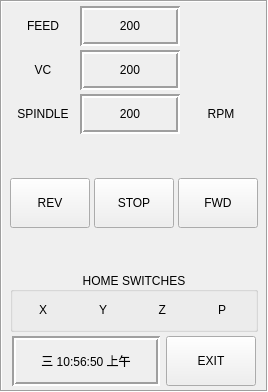
         <widget class="QFrame" name="Status_frame">
          <property name="sizePolicy">
           <sizepolicy hsizetype="Preferred" vsizetype="Preferred">
            <horstretch>0</horstretch>
            <verstretch>0</verstretch>
           </sizepolicy>
          </property>
          <property name="minimumSize">
           <size>
            <width>0</width>
            <height>0</height>
           </size>
          </property>
          <property name="maximumSize">
           <size>
            <width>16777215</width>
            <height>16777215</height>
           </size>
          </property>
          <property name="frameShape">
           <enum>QFrame::Box</enum>
          </property>
          <property name="frameShadow">
           <enum>QFrame::Sunken</enum>
          </property>
          <layout class="QVBoxLayout" name="verticalLayout_5">
           <property name="spacing">
            <number>4</number>
           </property>
           <property name="leftMargin">
            <number>8</number>
           </property>
           <property name="topMargin">
            <number>4</number>
           </property>
           <property name="rightMargin">
            <number>8</number>
           </property>
           <property name="bottomMargin">
            <number>4</number>
           </property>
           <item>
            <widget class="QWidget" name="widget_speeds" native="true">
             <layout class="QGridLayout" name="gridLayout_5">
              <property name="leftMargin">
               <number>0</number>
              </property>
              <property name="topMargin">
               <number>0</number>
              </property>
              <property name="rightMargin">
               <number>0</number>
              </property>
              <property name="bottomMargin">
               <number>0</number>
              </property>
              <property name="spacing">
               <number>4</number>
              </property>
              <item row="0" column="0">
               <widget class="QLabel" name="label_feed">
                <property name="sizePolicy">
                 <sizepolicy hsizetype="Preferred" vsizetype="Fixed">
                  <horstretch>0</horstretch>
                  <verstretch>0</verstretch>
                 </sizepolicy>
                </property>
                <property name="minimumSize">
                 <size>
                  <width>0</width>
                  <height>40</height>
                 </size>
                </property>
                <property name="maximumSize">
                 <size>
                  <width>105</width>
                  <height>40</height>
                 </size>
                </property>
                <property name="text">
                 <string>FEED</string>
                </property>
                <property name="alignment">
                 <set>Qt::AlignCenter</set>
                </property>
               </widget>
              </item>
              <item row="1" column="0">
               <widget class="QLabel" name="label_vc">
                <property name="sizePolicy">
                 <sizepolicy hsizetype="Preferred" vsizetype="Fixed">
                  <horstretch>0</horstretch>
                  <verstretch>0</verstretch>
                 </sizepolicy>
                </property>
                <property name="minimumSize">
                 <size>
                  <width>0</width>
                  <height>40</height>
                 </size>
                </property>
                <property name="maximumSize">
                 <size>
                  <width>105</width>
                  <height>40</height>
                 </size>
                </property>
                <property name="text">
                 <string>VC</string>
                </property>
                <property name="alignment">
                 <set>Qt::AlignCenter</set>
                </property>
               </widget>
              </item>
              <item row="0" column="1">
               <widget class="StatusLabel" name="statuslabel_feed">
                <property name="sizePolicy">
                 <sizepolicy hsizetype="Fixed" vsizetype="Fixed">
                  <horstretch>0</horstretch>
                  <verstretch>0</verstretch>
                 </sizepolicy>
                </property>
                <property name="minimumSize">
                 <size>
                  <width>100</width>
                  <height>40</height>
                 </size>
                </property>
                <property name="maximumSize">
                 <size>
                  <width>100</width>
                  <height>40</height>
                 </size>
                </property>
                <property name="frameShape">
                 <enum>QFrame::Box</enum>
                </property>
                <property name="frameShadow">
                 <enum>QFrame::Sunken</enum>
                </property>
                <property name="lineWidth">
                 <number>2</number>
                </property>
                <property name="text">
                 <string>200</string>
                </property>
                <property name="alignment">
                 <set>Qt::AlignCenter</set>
                </property>
                <property name="textTemplate" stdset="0">
                 <string>%d</string>
                </property>
                <property name="alt_textTemplate" stdset="0">
                 <string>%d</string>
                </property>
                <property name="current_feedrate_status" stdset="0">
                 <bool>true</bool>
                </property>
               </widget>
              </item>
              <item row="1" column="2">
               <widget class="StateLabel" name="statelabel_vc">
                <property name="sizePolicy">
                 <sizepolicy hsizetype="Fixed" vsizetype="Fixed">
                  <horstretch>0</horstretch>
                  <verstretch>0</verstretch>
                 </sizepolicy>
                </property>
                <property name="minimumSize">
                 <size>
                  <width>74</width>
                  <height>40</height>
                 </size>
                </property>
                <property name="maximumSize">
                 <size>
                  <width>74</width>
                  <height>40</height>
                 </size>
                </property>
                <property name="styleSheet">
                 <string notr="true">    background: transparent;
    border-style:none;
</string>
                </property>
                <property name="alignment">
                 <set>Qt::AlignCenter</set>
                </property>
                <property name="true_textTemplate" stdset="0">
                 <string>M/MIN</string>
                </property>
                <property name="false_textTemplate" stdset="0">
                 <string>FT/MIN</string>
                </property>
               </widget>
              </item>
              <item row="1" column="1">
               <widget class="StatusLabel" name="statuslabel_vc">
                <property name="sizePolicy">
                 <sizepolicy hsizetype="Fixed" vsizetype="Fixed">
                  <horstretch>0</horstretch>
                  <verstretch>0</verstretch>
                 </sizepolicy>
                </property>
                <property name="minimumSize">
                 <size>
                  <width>100</width>
                  <height>40</height>
                 </size>
                </property>
                <property name="maximumSize">
                 <size>
                  <width>100</width>
                  <height>40</height>
                 </size>
                </property>
                <property name="frameShape">
                 <enum>QFrame::Box</enum>
                </property>
                <property name="frameShadow">
                 <enum>QFrame::Sunken</enum>
                </property>
                <property name="lineWidth">
                 <number>2</number>
                </property>
                <property name="text">
                 <string>200</string>
                </property>
                <property name="alignment">
                 <set>Qt::AlignCenter</set>
                </property>
                <property name="textTemplate" stdset="0">
                 <string>%d</string>
                </property>
                <property name="alt_textTemplate" stdset="0">
                 <string>%d</string>
                </property>
                <property name="feed_override_status" stdset="0">
                 <bool>false</bool>
                </property>
                <property name="actual_surface_speed_status" stdset="0">
                 <bool>true</bool>
                </property>
               </widget>
              </item>
              <item row="0" column="2">
               <widget class="StateLabel" name="statelabel_feed">
                <property name="sizePolicy">
                 <sizepolicy hsizetype="Fixed" vsizetype="Fixed">
                  <horstretch>0</horstretch>
                  <verstretch>0</verstretch>
                 </sizepolicy>
                </property>
                <property name="minimumSize">
                 <size>
                  <width>74</width>
                  <height>40</height>
                 </size>
                </property>
                <property name="maximumSize">
                 <size>
                  <width>74</width>
                  <height>40</height>
                 </size>
                </property>
                <property name="styleSheet">
                 <string notr="true">    background: transparent;
    border-style:none;
</string>
                </property>
                <property name="alignment">
                 <set>Qt::AlignCenter</set>
                </property>
                <property name="true_textTemplate" stdset="0">
                 <string>MM/MIN</string>
                </property>
                <property name="false_textTemplate" stdset="0">
                 <string>IN/MIN</string>
                </property>
               </widget>
              </item>
              <item row="2" column="0">
               <widget class="QLabel" name="label_3">
                <property name="sizePolicy">
                 <sizepolicy hsizetype="Preferred" vsizetype="Fixed">
                  <horstretch>0</horstretch>
                  <verstretch>0</verstretch>
                 </sizepolicy>
                </property>
                <property name="minimumSize">
                 <size>
                  <width>0</width>
                  <height>40</height>
                 </size>
                </property>
                <property name="maximumSize">
                 <size>
                  <width>105</width>
                  <height>40</height>
                 </size>
                </property>
                <property name="text">
                 <string>SPINDLE</string>
                </property>
                <property name="alignment">
                 <set>Qt::AlignCenter</set>
                </property>
               </widget>
              </item>
              <item row="2" column="1">
               <widget class="StatusLabel" name="label_spindle_rpm">
                <property name="sizePolicy">
                 <sizepolicy hsizetype="Fixed" vsizetype="Fixed">
                  <horstretch>0</horstretch>
                  <verstretch>0</verstretch>
                 </sizepolicy>
                </property>
                <property name="minimumSize">
                 <size>
                  <width>100</width>
                  <height>40</height>
                 </size>
                </property>
                <property name="maximumSize">
                 <size>
                  <width>100</width>
                  <height>40</height>
                 </size>
                </property>
                <property name="frameShape">
                 <enum>QFrame::Box</enum>
                </property>
                <property name="frameShadow">
                 <enum>QFrame::Sunken</enum>
                </property>
                <property name="lineWidth">
                 <number>2</number>
                </property>
                <property name="text">
                 <string>200</string>
                </property>
                <property name="alignment">
                 <set>Qt::AlignCenter</set>
                </property>
                <property name="textTemplate" stdset="0">
                 <string>%d</string>
                </property>
                <property name="alt_textTemplate" stdset="0">
                 <string>%d</string>
                </property>
                <property name="actual_spindle_speed_status" stdset="0">
                 <bool>true</bool>
                </property>
               </widget>
              </item>
              <item row="2" column="2">
               <widget class="QLabel" name="lbl_rpm_units">
                <property name="sizePolicy">
                 <sizepolicy hsizetype="Fixed" vsizetype="Fixed">
                  <horstretch>0</horstretch>
                  <verstretch>0</verstretch>
                 </sizepolicy>
                </property>
                <property name="minimumSize">
                 <size>
                  <width>74</width>
                  <height>40</height>
                 </size>
                </property>
                <property name="maximumSize">
                 <size>
                  <width>74</width>
                  <height>40</height>
                 </size>
                </property>
                <property name="text">
                 <string>RPM</string>
                </property>
                <property name="alignment">
                 <set>Qt::AlignCenter</set>
                </property>
                <property name="wordWrap">
                 <bool>false</bool>
                </property>
                <property name="indent">
                 <number>0</number>
                </property>
               </widget>
              </item>
             </layout>
            </widget>
           </item>
           <item>
            <spacer name="verticalSpacer_12">
             <property name="orientation">
              <enum>Qt::Vertical</enum>
             </property>
             <property name="sizeHint" stdset="0">
              <size>
               <width>20</width>
               <height>40</height>
              </size>
             </property>
            </spacer>
           </item>
           <item>
            <widget class="QWidget" name="widget_spindle_control" native="true">
             <layout class="QHBoxLayout" name="horizontalLayout_16">
              <property name="spacing">
               <number>4</number>
              </property>
              <property name="leftMargin">
               <number>0</number>
              </property>
              <property name="topMargin">
               <number>0</number>
              </property>
              <property name="rightMargin">
               <number>0</number>
              </property>
              <property name="bottomMargin">
               <number>0</number>
              </property>
              <item>
               <widget class="ActionButton" name="spindle_rev_button">
                <property name="sizePolicy">
                 <sizepolicy hsizetype="Fixed" vsizetype="Fixed">
                  <horstretch>0</horstretch>
                  <verstretch>0</verstretch>
                 </sizepolicy>
                </property>
                <property name="minimumSize">
                 <size>
                  <width>80</width>
                  <height>50</height>
                 </size>
                </property>
                <property name="maximumSize">
                 <size>
                  <width>80</width>
                  <height>50</height>
                 </size>
                </property>
                <property name="focusPolicy">
                 <enum>Qt::NoFocus</enum>
                </property>
                <property name="styleSheet">
                 <string notr="true"/>
                </property>
                <property name="text">
                 <string>REV</string>
                </property>
                <property name="icon">
                 <iconset>
                  <normaloff>:/images/ccw_arrow.png</normaloff>:/images/ccw_arrow.png</iconset>
                </property>
                <property name="iconSize">
                 <size>
                  <width>18</width>
                  <height>18</height>
                 </size>
                </property>
                <property name="checkable">
                 <bool>false</bool>
                </property>
                <property name="autoExclusive">
                 <bool>false</bool>
                </property>
                <property name="spindle_rev_action" stdset="0">
                 <bool>true</bool>
                </property>
                <property name="option" stdset="0">
                 <bool>true</bool>
                </property>
                <attribute name="buttonGroup">
                 <string notr="true">spindle_buttonGroup</string>
                </attribute>
               </widget>
              </item>
              <item>
               <widget class="ActionButton" name="spindle_stop_button">
                <property name="sizePolicy">
                 <sizepolicy hsizetype="Fixed" vsizetype="Fixed">
                  <horstretch>0</horstretch>
                  <verstretch>0</verstretch>
                 </sizepolicy>
                </property>
                <property name="minimumSize">
                 <size>
                  <width>80</width>
                  <height>50</height>
                 </size>
                </property>
                <property name="maximumSize">
                 <size>
                  <width>80</width>
                  <height>50</height>
                 </size>
                </property>
                <property name="focusPolicy">
                 <enum>Qt::NoFocus</enum>
                </property>
                <property name="text">
                 <string>STOP</string>
                </property>
                <property name="checkable">
                 <bool>false</bool>
                </property>
                <property name="checked">
                 <bool>false</bool>
                </property>
                <property name="autoExclusive">
                 <bool>false</bool>
                </property>
                <property name="spindle_stop_action" stdset="0">
                 <bool>true</bool>
                </property>
                <attribute name="buttonGroup">
                 <string notr="true">spindle_buttonGroup</string>
                </attribute>
               </widget>
              </item>
              <item>
               <widget class="ActionButton" name="spindle_fwd_button">
                <property name="sizePolicy">
                 <sizepolicy hsizetype="Fixed" vsizetype="Fixed">
                  <horstretch>0</horstretch>
                  <verstretch>0</verstretch>
                 </sizepolicy>
                </property>
                <property name="minimumSize">
                 <size>
                  <width>80</width>
                  <height>50</height>
                 </size>
                </property>
                <property name="maximumSize">
                 <size>
                  <width>80</width>
                  <height>50</height>
                 </size>
                </property>
                <property name="focusPolicy">
                 <enum>Qt::NoFocus</enum>
                </property>
                <property name="layoutDirection">
                 <enum>Qt::LeftToRight</enum>
                </property>
                <property name="text">
                 <string>FWD</string>
                </property>
                <property name="icon">
                 <iconset>
                  <normaloff>:/images/cw_arrow.png</normaloff>:/images/cw_arrow.png</iconset>
                </property>
                <property name="iconSize">
                 <size>
                  <width>18</width>
                  <height>18</height>
                 </size>
                </property>
                <property name="checkable">
                 <bool>false</bool>
                </property>
                <property name="autoExclusive">
                 <bool>false</bool>
                </property>
                <property name="spindle_fwd_action" stdset="0">
                 <bool>true</bool>
                </property>
                <property name="option" stdset="0">
                 <bool>true</bool>
                </property>
                <attribute name="buttonGroup">
                 <string notr="true">spindle_buttonGroup</string>
                </attribute>
               </widget>
              </item>
             </layout>
            </widget>
           </item>
           <item>
            <spacer name="verticalSpacer_9">
             <property name="orientation">
              <enum>Qt::Vertical</enum>
             </property>
             <property name="sizeHint" stdset="0">
              <size>
               <width>20</width>
               <height>40</height>
              </size>
             </property>
            </spacer>
           </item>
           <item>
            <widget class="QGroupBox" name="groupBox_homes">
             <property name="sizePolicy">
              <sizepolicy hsizetype="Preferred" vsizetype="Fixed">
               <horstretch>0</horstretch>
               <verstretch>0</verstretch>
              </sizepolicy>
             </property>
             <property name="minimumSize">
              <size>
               <width>0</width>
               <height>60</height>
              </size>
             </property>
             <property name="maximumSize">
              <size>
               <width>16777215</width>
               <height>60</height>
              </size>
             </property>
             <property name="title">
              <string>HOME SWITCHES</string>
             </property>
             <property name="alignment">
              <set>Qt::AlignCenter</set>
             </property>
             <layout class="QHBoxLayout" name="horizontalLayout_14">
              <property name="spacing">
               <number>4</number>
              </property>
              <property name="leftMargin">
               <number>4</number>
              </property>
              <property name="topMargin">
               <number>0</number>
              </property>
              <property name="rightMargin">
               <number>4</number>
              </property>
              <property name="bottomMargin">
               <number>0</number>
              </property>
              <item>
               <widget class="QLabel" name="label_10">
                <property name="sizePolicy">
                 <sizepolicy hsizetype="Fixed" vsizetype="Fixed">
                  <horstretch>0</horstretch>
                  <verstretch>0</verstretch>
                 </sizepolicy>
                </property>
                <property name="minimumSize">
                 <size>
                  <width>30</width>
                  <height>30</height>
                 </size>
                </property>
                <property name="maximumSize">
                 <size>
                  <width>30</width>
                  <height>30</height>
                 </size>
                </property>
                <property name="text">
                 <string>X</string>
                </property>
                <property name="alignment">
                 <set>Qt::AlignRight|Qt::AlignTrailing|Qt::AlignVCenter</set>
                </property>
               </widget>
              </item>
              <item>
               <widget class="LED" name="hal_led_home_x">
                <property name="diameter">
                 <number>12</number>
                </property>
               </widget>
              </item>
              <item>
               <widget class="QLabel" name="label_11">
                <property name="sizePolicy">
                 <sizepolicy hsizetype="Fixed" vsizetype="Fixed">
                  <horstretch>0</horstretch>
                  <verstretch>0</verstretch>
                 </sizepolicy>
                </property>
                <property name="minimumSize">
                 <size>
                  <width>30</width>
                  <height>30</height>
                 </size>
                </property>
                <property name="maximumSize">
                 <size>
                  <width>30</width>
                  <height>30</height>
                 </size>
                </property>
                <property name="text">
                 <string>Y</string>
                </property>
                <property name="alignment">
                 <set>Qt::AlignRight|Qt::AlignTrailing|Qt::AlignVCenter</set>
                </property>
               </widget>
              </item>
              <item>
               <widget class="LED" name="hal_led_home_y">
                <property name="diameter">
                 <number>12</number>
                </property>
               </widget>
              </item>
              <item>
               <widget class="QLabel" name="label_12">
                <property name="sizePolicy">
                 <sizepolicy hsizetype="Fixed" vsizetype="Fixed">
                  <horstretch>0</horstretch>
                  <verstretch>0</verstretch>
                 </sizepolicy>
                </property>
                <property name="minimumSize">
                 <size>
                  <width>30</width>
                  <height>30</height>
                 </size>
                </property>
                <property name="maximumSize">
                 <size>
                  <width>30</width>
                  <height>30</height>
                 </size>
                </property>
                <property name="text">
                 <string>Z</string>
                </property>
                <property name="alignment">
                 <set>Qt::AlignRight|Qt::AlignTrailing|Qt::AlignVCenter</set>
                </property>
               </widget>
              </item>
              <item>
               <widget class="LED" name="hal_led_home_z">
                <property name="diameter">
                 <number>12</number>
                </property>
               </widget>
              </item>
              <item>
               <widget class="QLabel" name="label_13">
                <property name="sizePolicy">
                 <sizepolicy hsizetype="Fixed" vsizetype="Fixed">
                  <horstretch>0</horstretch>
                  <verstretch>0</verstretch>
                 </sizepolicy>
                </property>
                <property name="minimumSize">
                 <size>
                  <width>30</width>
                  <height>30</height>
                 </size>
                </property>
                <property name="maximumSize">
                 <size>
                  <width>30</width>
                  <height>30</height>
                 </size>
                </property>
                <property name="text">
                 <string>P</string>
                </property>
                <property name="alignment">
                 <set>Qt::AlignRight|Qt::AlignTrailing|Qt::AlignVCenter</set>
                </property>
               </widget>
              </item>
              <item>
               <widget class="LED" name="hal_led_home_p">
                <property name="diameter">
                 <number>12</number>
                </property>
               </widget>
              </item>
             </layout>
            </widget>
           </item>
           <item>
            <widget class="QWidget" name="widget_clock_exit" native="true">
             <layout class="QHBoxLayout" name="clock_exit_layout">
              <property name="leftMargin">
               <number>2</number>
              </property>
              <property name="topMargin">
               <number>0</number>
              </property>
              <property name="rightMargin">
               <number>2</number>
              </property>
              <property name="bottomMargin">
               <number>0</number>
              </property>
              <item>
               <widget class="StatusLabel" name="lbl_clock">
                <property name="sizePolicy">
                 <sizepolicy hsizetype="Preferred" vsizetype="Fixed">
                  <horstretch>0</horstretch>
                  <verstretch>0</verstretch>
                 </sizepolicy>
                </property>
                <property name="minimumSize">
                 <size>
                  <width>0</width>
                  <height>50</height>
                 </size>
                </property>
                <property name="maximumSize">
                 <size>
                  <width>16777215</width>
                  <height>50</height>
                 </size>
                </property>
                <property name="styleSheet">
                 <string notr="true">font: 13pt &quot;Lato Heavy&quot;;</string>
                </property>
                <property name="frameShape">
                 <enum>QFrame::Box</enum>
                </property>
                <property name="frameShadow">
                 <enum>QFrame::Sunken</enum>
                </property>
                <property name="lineWidth">
                 <number>2</number>
                </property>
                <property name="text">
                 <string>三 10:56:50 上午</string>
                </property>
                <property name="alignment">
                 <set>Qt::AlignCenter</set>
                </property>
                <property name="textTemplate" stdset="0">
                 <string>%a %I:%M:%S %P</string>
                </property>
                <property name="feed_override_status" stdset="0">
                 <bool>false</bool>
                </property>
                <property name="time_stamp_status" stdset="0">
                 <bool>true</bool>
                </property>
               </widget>
              </item>
              <item>
               <widget class="ActionButton" name="action_exit">
                <property name="sizePolicy">
                 <sizepolicy hsizetype="Fixed" vsizetype="Fixed">
                  <horstretch>0</horstretch>
                  <verstretch>0</verstretch>
                 </sizepolicy>
                </property>
                <property name="minimumSize">
                 <size>
                  <width>90</width>
                  <height>50</height>
                 </size>
                </property>
                <property name="maximumSize">
                 <size>
                  <width>16777215</width>
                  <height>50</height>
                 </size>
                </property>
                <property name="baseSize">
                 <size>
                  <width>90</width>
                  <height>50</height>
                 </size>
                </property>
                <property name="statusTip">
                 <string>EXIT LINUXCNC</string>
                </property>
                <property name="text">
                 <string>EXIT</string>
                </property>
                <property name="exit_action" stdset="0">
                 <bool>true</bool>
                </property>
                <property name="template_label_option" stdset="0">
                 <bool>false</bool>
                </property>
                <property name="joint_number" stdset="0">
                 <number>0</number>
                </property>
                <property name="incr_imperial_number" stdset="0">
                 <double>0.010000000000000</double>
                </property>
                <property name="incr_mm_number" stdset="0">
                 <double>0.025000000000000</double>
                </property>
                <property name="incr_angular_number" stdset="0">
                 <double>-1.000000000000000</double>
                </property>
                <property name="toggle_float_option" stdset="0">
                 <bool>false</bool>
                </property>
                <property name="float_num" stdset="0">
                 <double>100.000000000000000</double>
                </property>
                <property name="float_alt_num" stdset="0">
                 <double>50.000000000000000</double>
                </property>
                <property name="view_type_string" stdset="0">
                 <string>P</string>
                </property>
                <property name="command_text_string" stdset="0">
                 <string/>
                </property>
                <property name="ini_mdi_number" stdset="0">
                 <number>0</number>
                </property>
                <property name="textTemplate" stdset="0">
                 <string>%1.3f in</string>
                </property>
                <property name="alt_textTemplate" stdset="0">
                 <string>%1.2f mm</string>
                </property>
               </widget>
              </item>
             </layout>
            </widget>
           </item>
          </layout>
         </widget>
